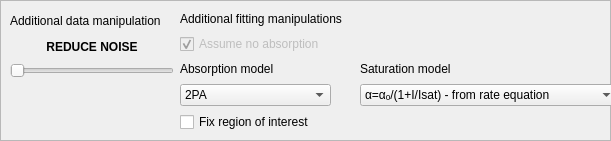
               <widget class="QFrame" name="frame_15">
                <property name="geometry">
                 <rect>
                  <x>20</x>
                  <y>450</y>
                  <width>611</width>
                  <height>141</height>
                 </rect>
                </property>
                <property name="frameShape">
                 <enum>QFrame::StyledPanel</enum>
                </property>
                <property name="frameShadow">
                 <enum>QFrame::Raised</enum>
                </property>
                <widget class="QWidget" name="layoutWidget_11">
                 <property name="geometry">
                  <rect>
                   <x>10</x>
                   <y>10</y>
                   <width>164</width>
                   <height>68</height>
                  </rect>
                 </property>
                 <layout class="QVBoxLayout" name="verticalLayout_19">
                  <item>
                   <widget class="QLabel" name="label_156">
                    <property name="text">
                     <string>Additional data manipulation</string>
                    </property>
                   </widget>
                  </item>
                  <item>
                   <widget class="QLabel" name="label_77">
                    <property name="font">
                     <font>
                      <weight>75</weight>
                      <bold>true</bold>
                     </font>
                    </property>
                    <property name="text">
                     <string>REDUCE NOISE</string>
                    </property>
                    <property name="alignment">
                     <set>Qt::AlignCenter</set>
                    </property>
                   </widget>
                  </item>
                  <item>
                   <widget class="QSlider" name="sampleOA_filterSize_slider">
                    <property name="enabled">
                     <bool>false</bool>
                    </property>
                    <property name="minimum">
                     <number>0</number>
                    </property>
                    <property name="maximum">
                     <number>15</number>
                    </property>
                    <property name="singleStep">
                     <number>1</number>
                    </property>
                    <property name="pageStep">
                     <number>1</number>
                    </property>
                    <property name="value">
                     <number>0</number>
                    </property>
                    <property name="sliderPosition">
                     <number>0</number>
                    </property>
                    <property name="orientation">
                     <enum>Qt::Horizontal</enum>
                    </property>
                   </widget>
                  </item>
                 </layout>
                </widget>
                <widget class="QWidget" name="layoutWidget_12">
                 <property name="geometry">
                  <rect>
                   <x>180</x>
                   <y>10</y>
                   <width>177</width>
                   <height>44</height>
                  </rect>
                 </property>
                 <layout class="QVBoxLayout" name="verticalLayout_20">
                  <item>
                   <widget class="QLabel" name="label_157">
                    <property name="text">
                     <string>Additional fitting manipulations</string>
                    </property>
                   </widget>
                  </item>
                  <item>
                   <widget class="QCheckBox" name="sampleOA_isAbsorption_checkBox">
                    <property name="enabled">
                     <bool>false</bool>
                    </property>
                    <property name="toolTip">
                     <string>&lt;html&gt;&lt;head/&gt;&lt;body&gt;&lt;p&gt;Normally a solvent shouldn't absorb non-linearly.&lt;/p&gt;&lt;/body&gt;&lt;/html&gt;</string>
                    </property>
                    <property name="text">
                     <string>Assume no absorption</string>
                    </property>
                    <property name="checked">
                     <bool>true</bool>
                    </property>
                   </widget>
                  </item>
                 </layout>
                </widget>
                <widget class="QWidget" name="layoutWidget_13">
                 <property name="geometry">
                  <rect>
                   <x>180</x>
                   <y>60</y>
                   <width>151</width>
                   <height>72</height>
                  </rect>
                 </property>
                 <layout class="QVBoxLayout" name="verticalLayout_21">
                  <item>
                   <widget class="QLabel" name="sampleOA_absorptionModel_label">
                    <property name="text">
                     <string>Absorption model</string>
                    </property>
                   </widget>
                  </item>
                  <item>
                   <widget class="QComboBox" name="sampleOA_absorptionModel_comboBox">
                    <item>
                     <property name="text">
                      <string>2PA</string>
                     </property>
                    </item>
                    <item>
                     <property name="text">
                      <string>SA</string>
                     </property>
                    </item>
                    <item>
                     <property name="text">
                      <string>3PA</string>
                     </property>
                    </item>
                    <item>
                     <property name="text">
                      <string>RSA</string>
                     </property>
                    </item>
                    <item>
                     <property name="text">
                      <string>2PA+SA</string>
                     </property>
                    </item>
                    <item>
                     <property name="text">
                      <string>2PA+3PA</string>
                     </property>
                    </item>
                   </widget>
                  </item>
                  <item>
                   <widget class="QCheckBox" name="sampleOA_fixROI_checkBox">
                    <property name="toolTip">
                     <string>&lt;html&gt;&lt;head/&gt;&lt;body&gt;&lt;p&gt;To perform fit in region of interest only, check this box&lt;br/&gt;and select the region in the plot using cursor applying the boundaries by mouse clicks.&lt;/p&gt;&lt;/body&gt;&lt;/html&gt;</string>
                    </property>
                    <property name="text">
                     <string>Fix region of interest</string>
                    </property>
                   </widget>
                  </item>
                 </layout>
                </widget>
                <widget class="QWidget" name="layoutWidget_14">
                 <property name="geometry">
                  <rect>
                   <x>360</x>
                   <y>60</y>
                   <width>258</width>
                   <height>46</height>
                  </rect>
                 </property>
                 <layout class="QVBoxLayout" name="verticalLayout_22">
                  <item>
                   <widget class="QLabel" name="sampleOA_saturationModel_label">
                    <property name="text">
                     <string>Saturation model</string>
                    </property>
                   </widget>
                  </item>
                  <item>
                   <widget class="QComboBox" name="sampleOA_saturationModel_comboBox">
                    <item>
                     <property name="text">
                      <string>α=αₒ/(1+I/Isat) - from rate equation</string>
                     </property>
                    </item>
                    <item>
                     <property name="text">
                      <string>α=αₒ/√(1+I/Isat) - spectral hole burning</string>
                     </property>
                    </item>
                    <item>
                     <property name="text">
                      <string>α=αₒ/[1+√(I/Isat)] - Samoc's formula</string>
                     </property>
                    </item>
                   </widget>
                  </item>
                 </layout>
                </widget>
               </widget>
